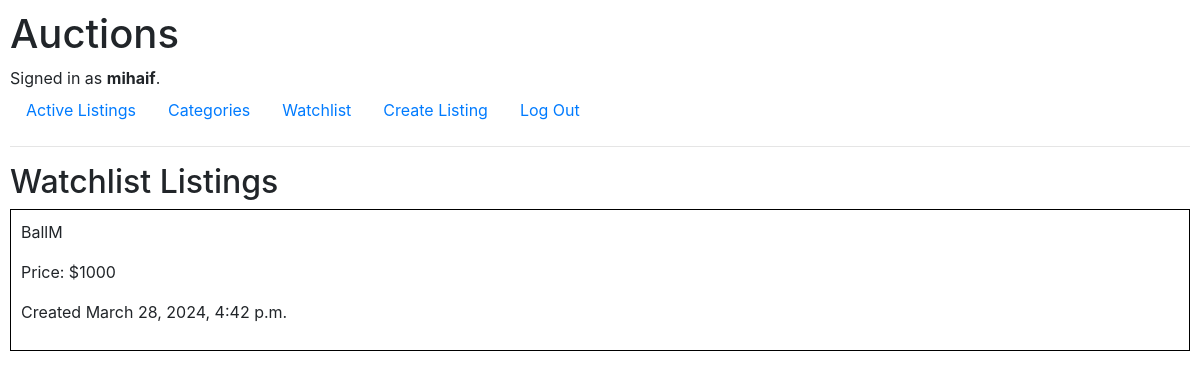
The app's page /watchlist (signed in) with its own data.
### auctions/models.py (models this page shows, shortened)
class User(AbstractUser):
    pass

class Watchlist(models.Model):
    id = id = models.BigAutoField(primary_key=True)
    watchlist_user = models.ForeignKey(User, on_delete=models.CASCADE, related_name="watchlist_items")
    watchlist_auction = models.ForeignKey(AuctionListing, on_delete=models.CASCADE, related_name="watchlist_listings")

class AuctionListing(models.Model):
    id = models.BigAutoField(primary_key=True)
    auctioneer = models.ForeignKey(User, on_delete=models.CASCADE, related_name="listings", default=1)
    title = models.CharField(max_length=64)
    description = models.CharField(max_length=255)
    starting_bid = models.IntegerField()
    date_created = models.DateTimeField(auto_now_add=True)
    image_url = models.URLField(blank=True, null=True)
    category = models.ForeignKey(Category, on_delete=models.CASCADE, related_name="auctions")

### auctions/views.py (the view)
# urls.py: path("watchlist", views.watchlist_view, name="watchlist_view"),
@login_required
def watchlist_view(request):
    watchlist_items = Watchlist.objects.filter(watchlist_user=request.user).order_by("id")
    return render(request, "auctions/watchlist.html", {
        "watchlist_items": watchlist_items
    })

### auctions/templates/auctions/watchlist.html
{% extends "auctions/layout.html" %}
{% block body %}
    <h2>Watchlist Listings</h2>
    <div>
        {% for watchlist_item in watchlist_items %}
            <a href="{% url 'listing_view' watchlist_item.watchlist_auction.id%}" class="auction-link">
                <div class="auction">
                    <p>{{ watchlist_item.watchlist_auction.title }}</p>
                    <p>Price: ${{ watchlist_item.watchlist_auction.starting_bid }}</p>
                    <p>Created {{ watchlist_item.watchlist_auction.date_created }}</p>
                </div>
            </a>
        {% endfor %}
    </div>
{% endblock %}

### auctions/templates/auctions/layout.html (shortened to what this page needs)
{% load static %}
<!DOCTYPE html>
<html lang="en">
    <head>
        <link rel="stylesheet" href="https://stackpath.bootstrapcdn.com/bootstrap/4.4.1/css/bootstrap.min.css">
        <link href="{% static 'auctions/styles.css' %}" rel="stylesheet">
    </head>
    <body>
        <h1>Auctions</h1>
        <div>
            {% if user.is_authenticated %}
                Signed in as <strong>{{ user.username }}</strong>.
            {% else %}
                Not signed in.
            {% endif %}
        </div>
        <ul class="nav">
            <li class="nav-item">
                <a class="nav-link" href="{% url 'index' %}">Active Listings</a>
            </li>
            {% if user.is_authenticated %}
                <li class="nav-item">
                    <a class="nav-link" href="">Categories</a>
                </li>
                <li class="nav-item">
                    <a class="nav-link" href="{% url 'watchlist_view' %}">Watchlist</a>
                </li>
                <li class="nav-item">
                    <a class="nav-link" href="{% url 'create_listing' %}">Create Listing</a>
                </li>
                <li class="nav-item">
                    <a class="nav-link" href="{% url 'logout' %}">Log Out</a>
                </li>
            {% endif %}
        </ul>
        <hr>
        {% block body %}
        {% endblock %}
    </body>
</html>

### auctions/static/auctions/styles.css (style rules this page uses)
body { padding: 10px; }
.auction { border: 1px solid black; padding: 10px; margin-bottom: 10px; }
a.auction-link { text-decoration: none; color: inherit; }

### records on screen
User: username "mihaif"
Watchlist: watchlist_auction "BallM", watchlist_auction.starting_bid "1000", watchlist_auction.date_created "March 28, 2024, 4:42 p.m."
